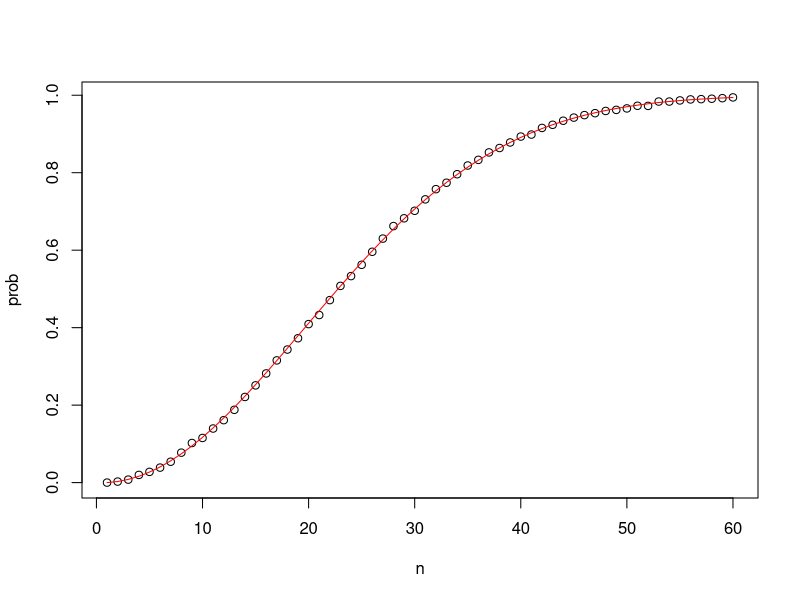

The R source for this figure:
#!/usr/bin/env Rscript
# checking for duplicated bdays in one 50 person group
n <- 50
bdays <- sample(1:365, n, replace = TRUE) # generate n random birthdays
# check if any birthdays are duplicated
any(duplicated(bdays))

# Monte Carlo simulation with B=10000 replicates
B <- 10000
# returns vector of B logical values
results <- replicate(B, {
  bdays <- sample(1:365, n, replace = TRUE)
  any(duplicated(bdays))
})
# calculates
mean(results)

# function to calculate probability of shared bdays across n people
compute_prob <- function(n, B = 10000) {
  same_day <- replicate(B, {
    bdays <- sample(1:365, n, replace = TRUE)
    any(duplicated(bdays))
  })
  mean(same_day)
}

# function for computing exact probability of shared birthdays for any n
exact_prob <- function(n) {
  prob_unique <- seq(365, 365 - n + 1) / 365 # vector of fractions for mult. rule
  # calculate prob of no shared birthdays and subtract from 1
  1 - prod(prob_unique)
}

n <- seq(1, 60)
prob <- sapply(n, compute_prob) # element-wise application of compute_prob to n

# applying function element-wise to vector of n values
eprob <- sapply(n, exact_prob)

# plotting Monte Carlo results and exact probabilities on same graph
# plot Monte Carlo results
plot(n, prob)
lines(n, eprob, col = "red")
